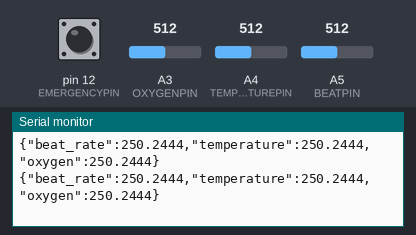
Recording of a sketch running on a simulated Arduino Uno, built with avr-gcc and run on an emulated ATmega328P. On the bench: the last lines printed to the serial monitor. The inputs (shaded band) are chosen by the test bench; at power-on: A4 (TEMPERATUREPIN) = 512, A5 (BEATPIN) = 512, pin 12 (EMERGENCYPIN) HIGH, A3 (OXYGENPIN) = 512.

Above: at 6.0 s.
6.1 s: A4 (TEMPERATUREPIN) set to 4
At 7.8 s:
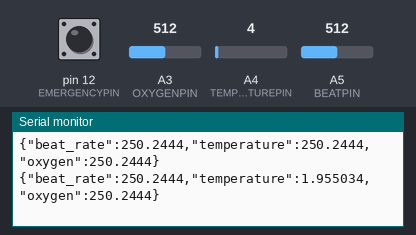
10.2 s: A4 (TEMPERATUREPIN) set to 1
At 10.2 s:
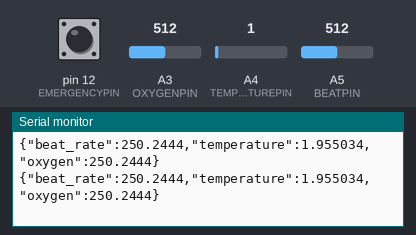
14.3 s: A5 (BEATPIN) set to 4
At 15.9 s:
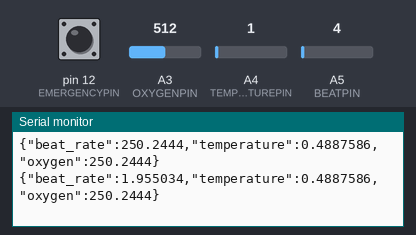
18.4 s: A5 (BEATPIN) set to 1
At 19.9 s:
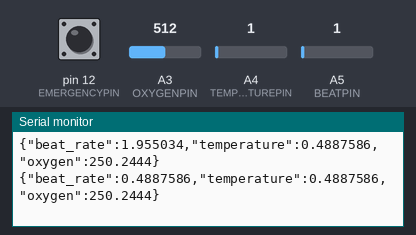
Timing chart, 0 to 20.9 s (numbered marks = the images above; inputs shaded):
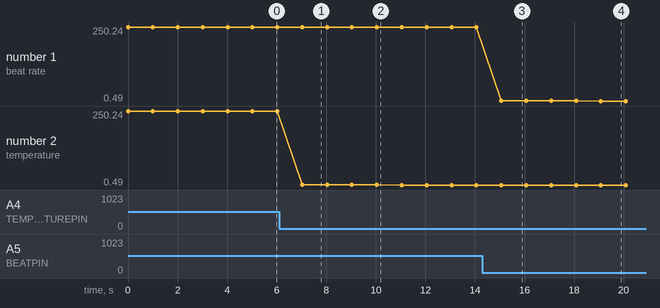

The sketch:

not_an_example.ino
```cpp
//Include and initialize json
#include <ArduinoJson.h>
const int JSONSIZE = 100;
//References used pins
int BEATPIN = A5;
int TEMPERATUREPIN = A4;
int OXYGENPIN = A3;
int EMERGENCYPIN = 12;

void setup() {
  //Register each pin
  pinMode(BEATPIN, INPUT);
  pinMode(TEMPERATUREPIN, INPUT);
  pinMode(OXYGENPIN, INPUT);
  pinMode(EMERGENCYPIN, INPUT);
  //Initialize serial communication
  Serial.begin(9600);
}

void loop() {
  //Get and serialize data
  StaticJsonDocument<JSONSIZE> jsonMeasure;
  StaticJsonDocument<JSONSIZE> jsonEmergency;
  jsonMeasure["beat_rate"] = measureMockedAnalog(BEATPIN);
  jsonMeasure["temperature"] = measureMockedAnalog(TEMPERATUREPIN);
  jsonMeasure["oxygen"] = measureMockedAnalog(OXYGENPIN);
  serializeJson(jsonMeasure, Serial);
  Serial.println();
  if(digitalRead(EMERGENCYPIN) == 0) {
    jsonEmergency["emergency"] = true;
    serializeJson(jsonEmergency, Serial);
    Serial.println();
  }
  //Wait one second to calculate again
  delay(1000);
}

double measureMockedAnalog(int pin) {
  // Calculate to mock the ratio to aprox. 0.01V to 1 (eg. 1V = 100)
  return analogRead(pin) / 2.046;
}
```

Measured:
- after the input at 6.1 s, the serial monitor: prints a new line after 0.93 s (image 1)
- after the input at 14.3 s, the serial monitor: prints a new line after 0.76 s (image 3)
- after the input at 18.4 s, the serial monitor: prints a new line after 0.68 s (image 4)
- plotted number 1: 250.24 → 1.96 after the input at 14.3 s
- plotted number 2: 250.24 → 1.96 after the input at 6.1 s, 1.96 → 0.49 after the input at 10.2 s
